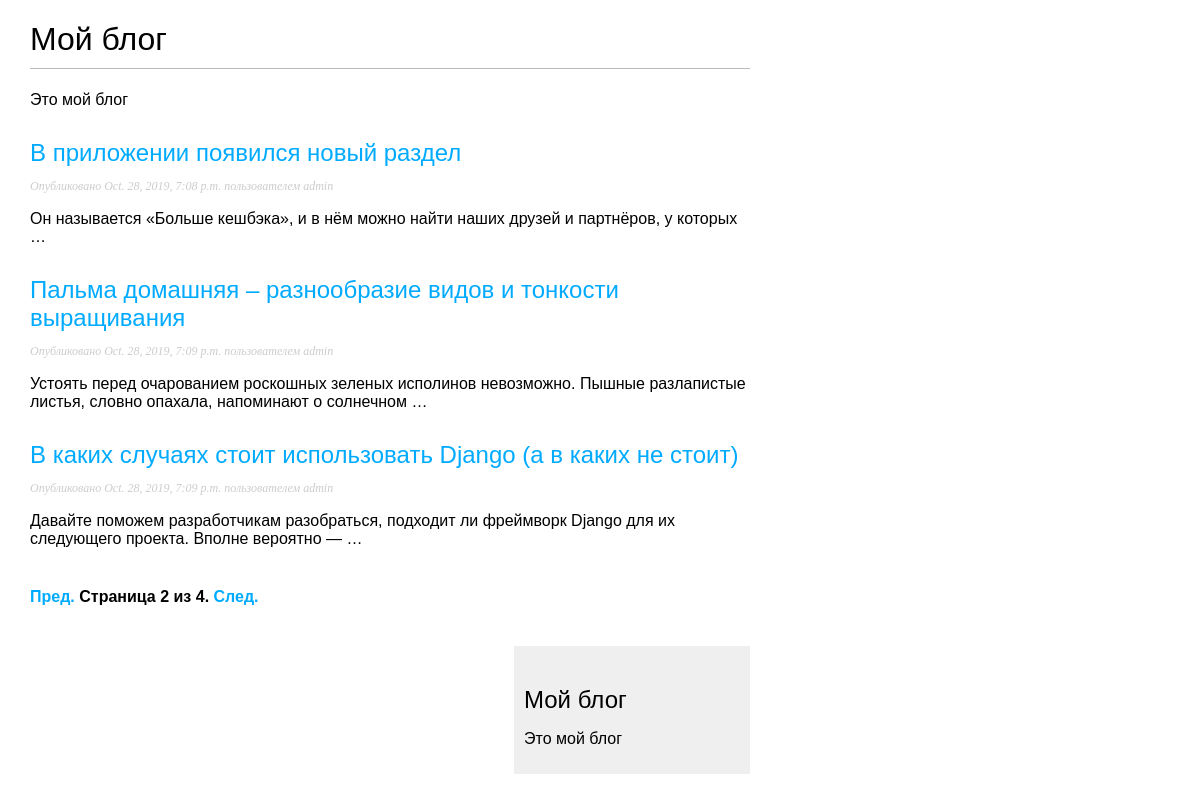
Screenshot of /blog/?page=2 with the database file from the repository.
### blog/models.py (models this page shows)
class Post(models.Model):
    STATUS_CHOICES = (
        ('draft', 'Draft'),
        ('published', 'Published'),
    )
    title = models.CharField(max_length=250)
    slug = models.SlugField(max_length=250, unique_for_date='publish')
    author = models.ForeignKey(User, on_delete=models.CASCADE, related_name='blog_posts')
    body = models.TextField()
    publish = models.DateTimeField(default=timezone.now)
    created = models.DateTimeField(auto_now_add=True)
    updated = models.DateTimeField(auto_now=True)
    status = models.CharField(max_length=10, choices=STATUS_CHOICES, default='draft')
    objects = models.Manager()  # менеджер по умолчанию
    published = PublishedManager()  # наш новый менеджер
    def get_absolute_url(self):
        return reverse('blog:post_detail',
                       args=[self.publish.year,
                             self.publish.month, self.publish.day,
                             self.slug])

### blog/views.py (the view)
# urls.py: path('', views.PostListView.as_view(), name='post_list'),
class PostListView(ListView):
    queryset = Post.published.all()
    context_object_name = 'posts'
    paginate_by = 3
    template_name = 'blog/post/list.html'

### blog/templates/blog/post/list.html (shortened to what this page needs)
{% extends "blog/base.html" %}
{% block content %}
    <h1>Мой блог</h1>
     <p>Это мой блог</p>
    {% for post in posts %}
        <h2>
            <a href="{{ post.get_absolute_url }}">{{ post.title }}</a>
        </h2>
        <p class="date">Опубликовано {{ post.publish }} пользователем {{ post.author }}</p>
        {{ post.body|truncatewords:15|linebreaks }}
    {% endfor %}
{% include "pagination.html" with page=page_obj %}
{% endblock %}

### blog/static/css/blog.css (style rules this page uses)
body { margin:0; padding:0; font-family:helvetica, sans-serif; }
a { color:#00abff; text-decoration:none; }
h1 { font-weight:normal; border-bottom:1px solid #bbb; padding:0 0 10px 0; }
h2 { font-weight:normal; margin:30px 0 0; }
p.date { color:#ccc; font-family: georgia, serif; font-size: 12px; font-style: italic; }

### rows the page displays
Post: title "В приложении появился новый раздел", publish "Oct. 28, 2019, 7:08 p.m.", author "admin", body "Он называется «Больше кешбэка», и в нём можно найти наших друзей и партнёров, у которых …"
Post: title "Пальма домашняя – разнообразие видов и тонкости выращивания", publish "Oct. 28, 2019, 7:09 p.m.", author "admin", body "Устоять перед очарованием роскошных зеленых исполинов невозможно. Пышные разлапистые листья, словно опахала, напоминают о солнечном …"
Post: title "В каких случаях стоит использовать Django (а в каких не стоит)", publish "Oct. 28, 2019, 7:09 p.m.", author "admin", body "Давайте поможем разработчикам разобраться, подходит ли фреймворк Django для их следующего проекта. Вполне вероятно — …"

### other values shown
{{ page.number }} "2"
{{ page.paginator.num_pages }} "4"
